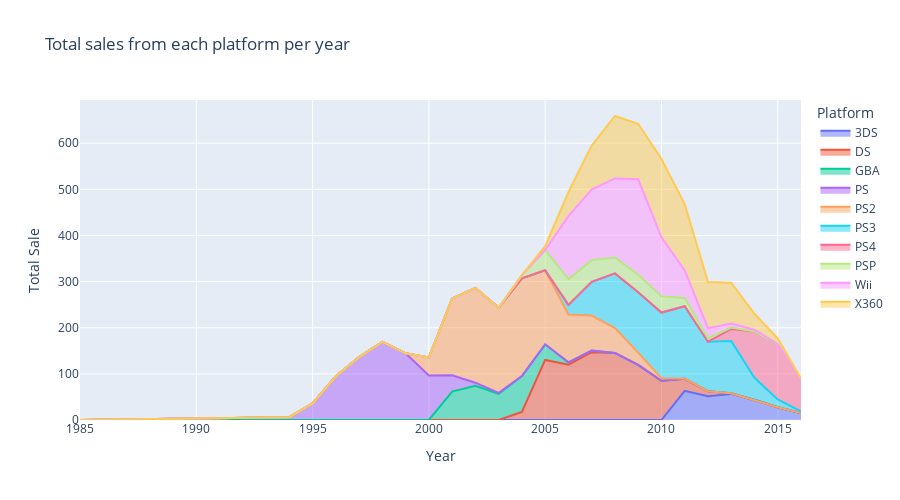

Source (notebook cell):
### Markdown cell above
From the scatter plot, We can see each platform's start and end year. PS, PS2, GBA and DS are platforms that used to be popular but now have zero sale while others like X360, Wii, PS3, and PS4 are still on the market.

### Code cell
fig = px.area(platform, x="year_of_release", y="total_sales", color="platform",
               title='Total sales from each platform per year',
            labels=dict(year_of_release='Year', platform="Platform",total_sales="Total Sale" ),
              line_group="platform",
             height=500)
fig.show()

### Figure 1 — Plotly figure (JSON) as saved in the notebook; plotly's stock layout.template omitted (floating-point values rounded to 4 significant figures)
{"data": [{"hovertemplate": "Platform=3DS<br>Year=%{x}<br>Total Sale=%{y}<extra></extra>", "legendgroup": "3DS", "line": {"color": "#636efa"}, "marker": {"symbol": "circle"}, "mode": "lines", "name": "3DS", "orientation": "v", "showlegend": true, "stackgroup": "1", "type": "scatter", "x": [2011, 2012, 2013, 2014, 2015, 2016], "xaxis": "x", "y": [63.2, 51.36, 56.57, 43.76, 27.78, 15.14], "yaxis": "y"}, {"hovertemplate": "Platform=DS<br>Year=%{x}<br>Total Sale=%{y}<extra></extra>", "legendgroup": "DS", "line": {"color": "#EF553B"}, "marker": {"symbol": "circle"}, "mode": "lines", "name": "DS", "orientation": "v", "showlegend": true, "stackgroup": "1", "type": "scatter", "x": [1985, 2004, 2005, 2006, 2007, 2008, 2009, 2010, 2011, 2012, 2013], "xaxis": "x", "y": [0.02, 17.27, 130.1, 119.8, 146.9, 145.3, 119.5, 85.02, 26.18, 11.01, 1.54], "yaxis": "y"}, {"hovertemplate": "Platform=GBA<br>Year=%{x}<br>Total Sale=%{y}<extra></extra>", "legendgroup": "GBA", "line": {"color": "#00cc96"}, "marker": {"symbol": "circle"}, "mode": "lines", "name": "GBA", "orientation": "v", "showlegend": true, "stackgroup": "1", "type": "scatter", "x": [2000, 2001, 2002, 2003, 2004, 2005, 2006, 2007], "xaxis": "x", "y": [0.07, 61.53, 74.16, 56.67, 77.91, 33.86, 5.28, 3.4], "yaxis": "y"}, {"hovertemplate": "Platform=PS<br>Year=%{x}<br>Total Sale=%{y}<extra></extra>", "legendgroup": "PS", "line": {"color": "#ab63fa"}, "marker": {"symbol": "circle"}, "mode": "lines", "name": "PS", "orientation": "v", "showlegend": true, "stackgroup": "1", "type": "scatter", "x": [1994, 1995, 1996, 1997, 1998, 1999, 2000, 2001, 2002, 2003], "xaxis": "x", "y": [6.03, 35.96, 94.7, 136.2, 169.5, 144.5, 96.37, 35.59, 6.67, 2.07], "yaxis": "y"}, {"hovertemplate": "Platform=PS2<br>Year=%{x}<br>Total Sale=%{y}<extra></extra>", "legendgroup": "PS2", "line": {"color": "#FFA15A"}, "marker": {"symbol": "circle"}, "mode": "lines", "name": "PS2", "orientation": "v", "showlegend": true, "stackgroup": "1", "type": "scatter", "x": [2000, 2001, 2002, 2003, 2004, 2005, 2006, 2007, 2008, 2009, 2010, 2011], "xaxis": "x", "y": [39.17, 166.4, 205.4, 184.3, 211.8, 160.7, 103.4, 75.99, 53.9, 26.4, 5.64, 0.45], "yaxis": "y"}, {"hovertemplate": "Platform=PS3<br>Year=%{x}<br>Total Sale=%{y}<extra></extra>", "legendgroup": "PS3", "line": {"color": "#19d3f3"}, "marker": {"symbol": "circle"}, "mode": "lines", "name": "PS3", "orientation": "v", "showlegend": true, "stackgroup": "1", "type": "scatter", "x": [2006, 2007, 2008, 2009, 2010, 2011, 2012, 2013, 2014, 2015, 2016], "xaxis": "x", "y": [20.96, 73.19, 118.5, 130.9, 142.2, 156.8, 107.4, 113.2, 47.76, 16.82, 3.6], "yaxis": "y"}, {"hovertemplate": "Platform=PS4<br>Year=%{x}<br>Total Sale=%{y}<extra></extra>", "legendgroup": "PS4", "line": {"color": "#FF6692"}, "marker": {"symbol": "circle"}, "mode": "lines", "name": "PS4", "orientation": "v", "showlegend": true, "stackgroup": "1", "type": "scatter", "x": [2013, 2014, 2015, 2016], "xaxis": "x", "y": [25.99, 100.0, 118.9, 69.25], "yaxis": "y"}, {"hovertemplate": "Platform=PSP<br>Year=%{x}<br>Total Sale=%{y}<extra></extra>", "legendgroup": "PSP", "line": {"color": "#B6E880"}, "marker": {"symbol": "circle"}, "mode": "lines", "name": "PSP", "orientation": "v", "showlegend": true, "stackgroup": "1", "type": "scatter", "x": [2004, 2005, 2006, 2007, 2008, 2009, 2010, 2011, 2012, 2013, 2014, 2015], "xaxis": "x", "y": [7.06, 43.84, 55.32, 46.93, 34.55, 37.78, 35.04, 17.82, 7.69, 3.14, 0.24, 0.12], "yaxis": "y"}, {"hovertemplate": "Platform=Wii<br>Year=%{x}<br>Total Sale=%{y}<extra></extra>", "legendgroup": "Wii", "line": {"color": "#FF97FF"}, "marker": {"symbol": "circle"}, "mode": "lines", "name": "Wii", "orientation": "v", "showlegend": true, "stackgroup": "1", "type": "scatter", "x": [2006, 2007, 2008, 2009, 2010, 2011, 2012, 2013, 2014, 2015, 2016], "xaxis": "x", "y": [137.1, 152.8, 171.3, 207.0, 128.0, 59.65, 21.71, 8.59, 3.75, 1.14, 0.18], "yaxis": "y"}, {"hovertemplate": "Platform=X360<br>Year=%{x}<br>Total Sale=%{y}<extra></extra>", "legendgroup": "X360", "line": {"color": "#FECB52"}, "marker": {"symbol": "circle"}, "mode": "lines", "name": "X360", "orientation": "v", "showlegend": true, "stackgroup": "1", "type": "scatter", "x": [2005, 2006, 2007, 2008, 2009, 2010, 2011, 2012, 2013, 2014, 2015, 2016], "xaxis": "x", "y": [8.25, 51.62, 95.41, 135.3, 120.3, 170.0, 143.8, 99.74, 88.58, 34.74, 11.96, 1.52], "yaxis": "y"}], "layout": {"height": 500, "legend": {"title": {"text": "Platform"}, "tracegroupgap": 0}, "title": {"text": "Total sales from each platform per year"}, "xaxis": {"anchor": "y", "domain": [0, 1], "title": {"text": "Year"}}, "yaxis": {"anchor": "x", "domain": [0, 1], "title": {"text": "Total Sale"}}}}
